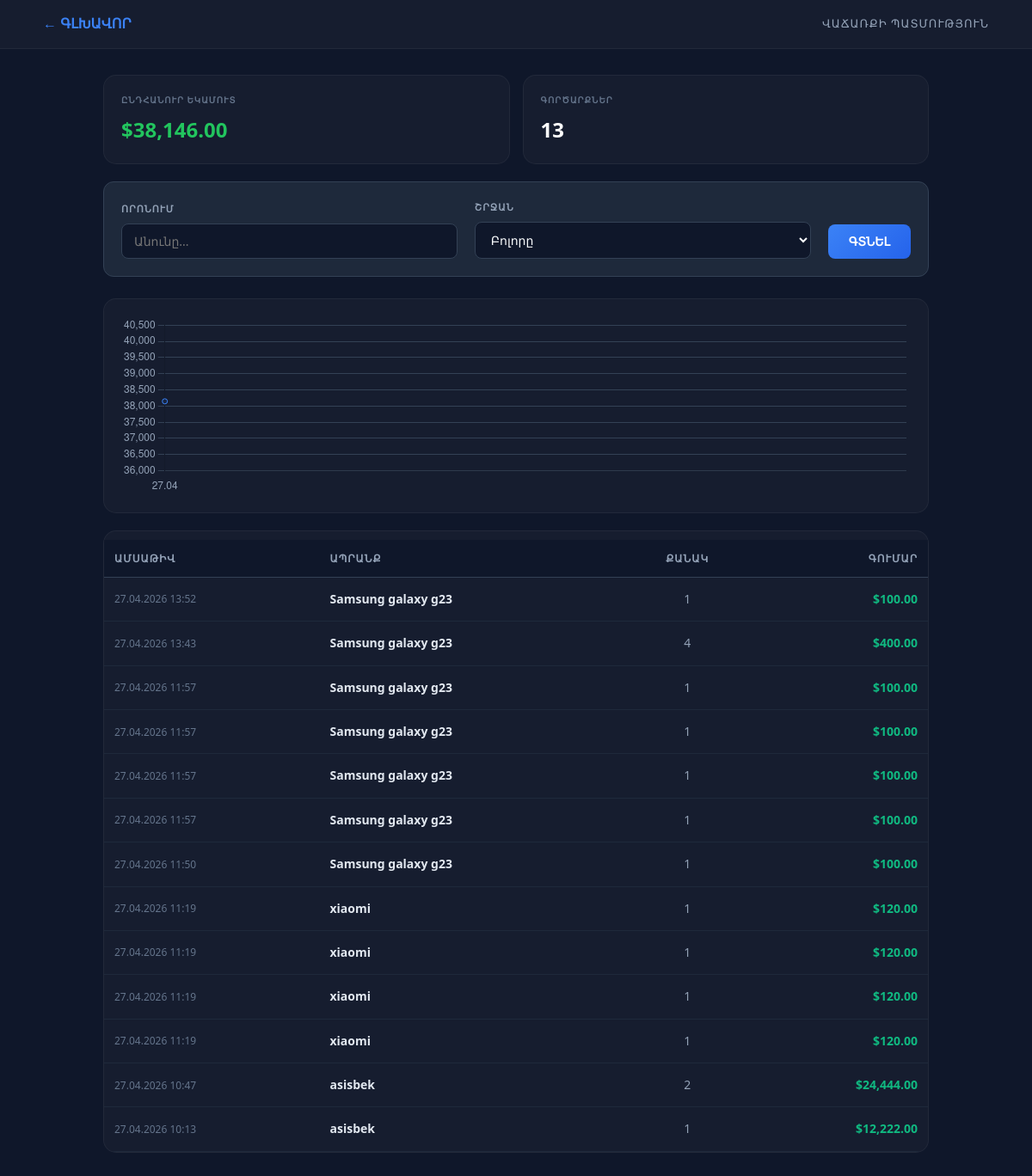
Page /admin/history.php (signed in) on the committed database.
### tables this page shows
CREATE TABLE `sales` (
  `id` int(11) NOT NULL,
  `product_id` int(11) NOT NULL,
  `user_id` int(11) NOT NULL,
  `quantity_sold` int(11) NOT NULL,
  `total_price` decimal(10,2) NOT NULL,
  `sold_at` timestamp NOT NULL DEFAULT current_timestamp(),
  `updated_at` datetime DEFAULT NULL
);

CREATE TABLE `products` (
  `id` int(11) NOT NULL,
  `name` varchar(150) NOT NULL,
  `description` text DEFAULT NULL,
  `quantity` int(11) NOT NULL DEFAULT 0,
  `price` decimal(10,2) NOT NULL DEFAULT 0.00,
  `created_at` timestamp NOT NULL DEFAULT current_timestamp(),
  `updated_at` timestamp NOT NULL DEFAULT current_timestamp() ON UPDATE current_timestamp(),
  `user_id` int(11) DEFAULT NULL,
  `status` enum('draft','active','sold') DEFAULT 'draft',
  `image` varchar(255) DEFAULT NULL
);

### admin/history.php (the view, shortened to what this page needs)
<?php
include "../db/db.php";
$user_id = (int)$_SESSION['user']['id'];
$search = trim($_GET['search'] ?? '');
$period = $_GET['period'] ?? 'all';
$sort   = $_GET['sort'] ?? 'newest';
$query = "SELECT s.*, p.name FROM sales s JOIN products p ON s.product_id = p.id WHERE s.user_id = ?";
$params = [$user_id];
$query .= ($sort === 'oldest') ? " ORDER BY s.sold_at ASC" : " ORDER BY s.sold_at DESC";
$sales_stmt = $conn->prepare($query);
$sales_stmt->execute($params);
$sales_list = $sales_stmt->fetchAll();
$stats_q = $conn->prepare("SELECT COUNT(*) as cnt, SUM(total_price) as sum FROM sales WHERE user_id = ?");
$stats_q->execute([$user_id]);
$stats = $stats_q->fetch();
$chart_q = $conn->prepare("SELECT DATE_FORMAT(sold_at, '%d.%m') as day, SUM(total_price) as revenue FROM sales WHERE user_id = ? GROUP BY day ORDER BY MIN(sold_at) ASC LIMIT 7");
$chart_q->execute([$user_id]);
$chart_data = $chart_q->fetchAll(PDO::FETCH_ASSOC);
?>
<!DOCTYPE html>
<html lang="hy">
<head>
    <link rel="stylesheet" href="../css/style.css">
</head>
<body>
<div class="nav">
    <a href="../index.php" class="back-link">← ԳԼԽԱՎՈՐ</a>
    <div class="nav-title">ՎԱՃԱՌՔԻ ՊԱՏՄՈՒԹՅՈՒՆ</div>
</div>
<div class="container">
    <div class="stats-grid">
        <div class="stat-card">
            <span class="stat-label">ԸՆԴՀԱՆՈՒՐ ԵԿԱՄՈՒՏ</span>
            <span class="stat-val income">$<?= number_format($stats['sum'] ?? 0, 2) ?></span>
        </div>
        <div class="stat-card">
            <span class="stat-label">ԳՈՐԾԱՐՔՆԵՐ</span>
            <span class="stat-val"><?= $stats['cnt'] ?? 0 ?></span>
        </div>
    </div>
   <div class="filter-box">
    <form method="GET" class="filter-form">
        <div class="filter-group">
            <label>ՈՐՈՆՈՒՄ</label>
            <input type="text" name="search" class="f-input" placeholder="Անունը..." value="<?= htmlspecialchars($search) ?>">
        </div>
        <div class="filter-group">
            <label>ՇՐՋԱՆ</label>
            <select name="period" class="f-input">
                <option value="all" <?= $period == 'all' ? 'selected' : '' ?>>Բոլորը</option>
            </select>
        </div>
        <button type="submit" class="btn-search">ԳՏՆԵԼ</button>
    </form>
</div>
    <div class="stat-card chart-wrapper">
        <canvas id="myChart"></canvas>
    </div>
    <div class="stat-card table-wrapper">
        <table>
            <thead>
                <tr>
                    <th>ԱՄՍԱԹԻՎ</th>
                    <th>ԱՊՐԱՆՔ</th>
                    <th style="text-align:center;">ՔԱՆԱԿ</th>
                    <th style="text-align:right;">ԳՈՒՄԱՐ</th>
                </tr>
            </thead>
            <tbody>
                <?php if (empty($sales_list)): ?>
                    <tr><td colspan="4" class="empty">Տվյալներ չկան</td></tr>
                <?php else: ?>
                    <?php foreach($sales_list as $s): ?>
                    <tr>
                        <td class="td-date"><?= date('d.m.Y H:i', strtotime($s['sold_at'])) ?></td>
                        <td class="td-name"><?= htmlspecialchars($s['name']) ?></td>
                        <td class="td-qty"><?= $s['quantity_sold'] ?></td>
                        <td class="td-price">$<?= number_format($s['total_price'], 2) ?></td>
                    </tr>
                    <?php endforeach; ?>
                <?php endif; ?>
            </tbody>
        </table>
    </div>
</div>
<script>
const ctx = document.getElementById('myChart').getContext('2d');
new Chart(ctx, {
    type: 'line',
    data: {
        labels: <?= json_encode(array_column($chart_data, 'day')) ?>,
        datasets: [{
            label: 'Եկամուտ',
            data: <?= json_encode(array_column($chart_data, 'revenue')) ?>,
            borderColor: '#3b82f6',
            backgroundColor: 'rgba(59, 130, 246, 0.1)',
            fill: true,
            tension: 0.4
        }]
    },
    options: {
        responsive: true,
        maintainAspectRatio: false,
        plugins: { legend: { display: false } },
        scales: {
            y: { grid: { color: '#334155' }, ticks: { color: '#94a3b8' } },
            x: { grid: { display: false }, ticks: { color: '#94a3b8' } }
        }
    }
});
</script>
</body>
</html>

### rows in the picture
sales: sold_at "27.04.2026 13:52", product.name "Samsung galaxy g23", quantity_sold "1", total_price "100.00"
sales: sold_at "27.04.2026 13:43", product.name "Samsung galaxy g23", quantity_sold "4", total_price "400.00"
sales: sold_at "27.04.2026 11:57", product.name "Samsung galaxy g23", quantity_sold "1", total_price "100.00"
sales: sold_at "27.04.2026 11:57", product.name "Samsung galaxy g23", quantity_sold "1", total_price "100.00"
sales: sold_at "27.04.2026 11:57", product.name "Samsung galaxy g23", quantity_sold "1", total_price "100.00"
sales: sold_at "27.04.2026 11:57", product.name "Samsung galaxy g23", quantity_sold "1", total_price "100.00"
sales: sold_at "27.04.2026 11:50", product.name "Samsung galaxy g23", quantity_sold "1", total_price "100.00"
sales: sold_at "27.04.2026 11:19", product.name "xiaomi", quantity_sold "1", total_price "120.00"
sales: sold_at "27.04.2026 11:19", product.name "xiaomi", quantity_sold "1", total_price "120.00"
sales: sold_at "27.04.2026 11:19", product.name "xiaomi", quantity_sold "1", total_price "120.00"
sales: sold_at "27.04.2026 11:19", product.name "xiaomi", quantity_sold "1", total_price "120.00"
sales: sold_at "27.04.2026 10:47", product.name "asisbek", quantity_sold "2", total_price "24,444.00"
sales: sold_at "27.04.2026 10:13", product.name "asisbek", quantity_sold "1", total_price "12,222.00"

### other values in the picture
$stats['sum'] "38,146.00"
$stats['cnt'] "13"
chart data {{ json_encode(array_column($chart_data, 'day')) }} ["27.04"]
chart data {{ json_encode(array_column($chart_data, 'revenue')) }} ["38146.00"]
